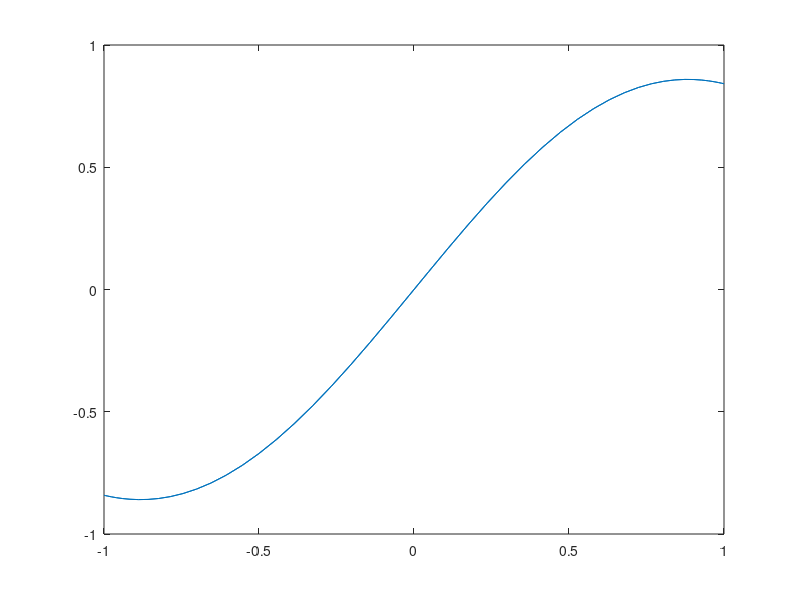
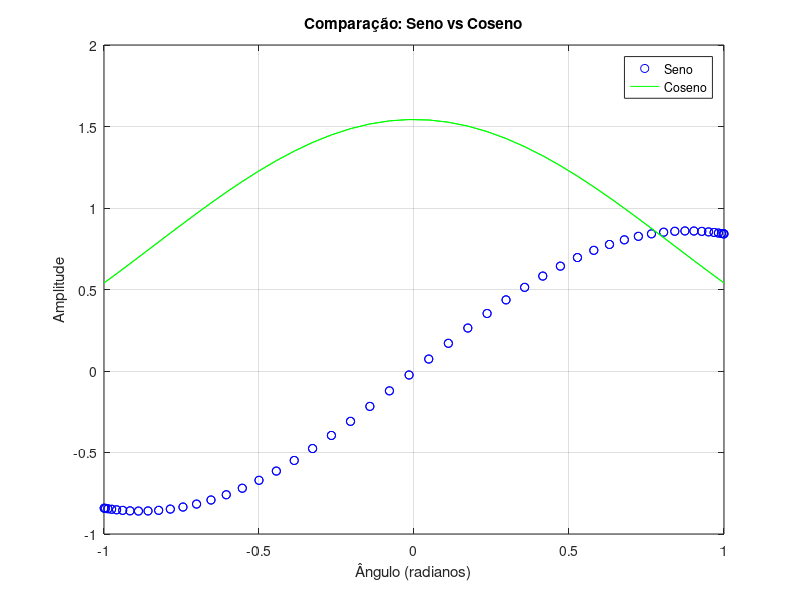

Write the MATLAB code that produced these figures, in order.
% Sensores e Sinais
% Aula P01

close all

% Exercicio 1
a = [1 2 3 4 5]

% a' ou transpose(a)
a'

b = [0 1 2 3 4]
b'


% Exercicio 2
r1 = 1:10
r2 = 1:0.5:10
r3 = linspace (0, 2*pi, 100);

% Exercicio 3
% Não é possivel multiplicar matrizes do tipo 5x1 por elas mesmas

% Exercicio 4
% Aqui é possível pois a multiplicaçao é feita elemento a elemento. O 1 multiplica por 1, 2 por 2, etc…
% O comando a.^3 coloca cada elemento ao cubo.

% Exercicio 5
a.*b

% Exercicio 6
whos

% Exercicio 7
M = rand(3,4)

M(2,1:4) % ou M(2,:) ou M(2,1:end)

M(1:2,1:3)

% Exercicio 8
% Apenas é possivel multiplicar a matriz M elemento a elemento.
 M * M'

% Exercicio 9
eye(1,5)
eye(5,5)

zeros(1,5)
zeros(5,5)

ones(1,5)
ones(5,5)

% Exercicio 10
M
N = M(:,2:4)
M(:,2:4) = []

%%%%%%%%%%%%%%%%%%%%%%%%%%%%%%%%%%%%%%%%%%

% Polinómios

% Exercicio 1
p = pi/2

sin(p)
cos(p)
tan(p)
sqrt(p)
nthroot(p, 3)

% Exercicio 2

k = -1
log(k)
sqrt(k)

% Exercicio 3

x = linspace(-1, 1, 100);
y = exp(x)

% Exercicio 4

x = linspace(-pi, pi, 100);
sin(x + pi/10) .* cos(x)

% Exercicio 5

p1 = [1 0 0 0 0 0 10];
p2 = [1 -2 3];
conv(p1,p2)

% Exercicio 6

r = [1 2 3];
poly(r)

% Exercicio 7

p3 = [1 4 -3 1];
roots(p3)

w = linspace(0, 2*pi, 100);
x = exp(1j * w);

polyval(p3, x)


%%%%%%%%%%%%%%%%%%%%%%%%%%%%%%%%%%%%%%%%%%%%

% Exercicio 1
x1 = linspace(0, 4*pi, 100);
plot(x, sin(x))

% Exercicio 2
x2 = linspace(0, 2*pi, 100);

y_sin = sin(x);
y_cos = cos(x);

% 3. Criar o gráfico
figure;
plot(x, y_sin, 'bo'); % 'b' = blue (azul), 'o' = círculos
hold on;              % Mantém o gráfico anterior para sobrepor o próximo
plot(x, y_cos, 'g-'); % 'g' = green (verde), '-' = linha a cheio

% 4. Personalização (Legendas e títulos)
legend('Seno', 'Coseno');
title('Comparação: Seno vs Coseno');
xlabel('Ângulo (radianos)');
ylabel('Amplitude');
grid on;
